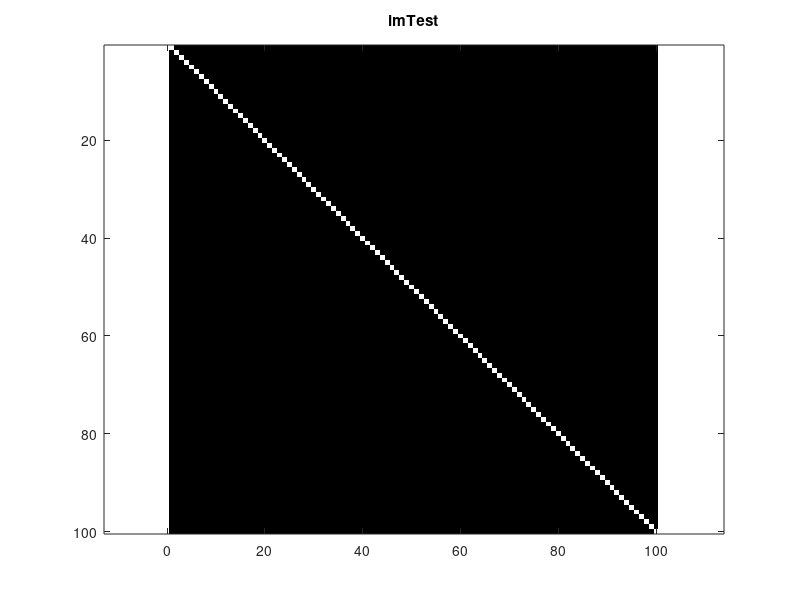
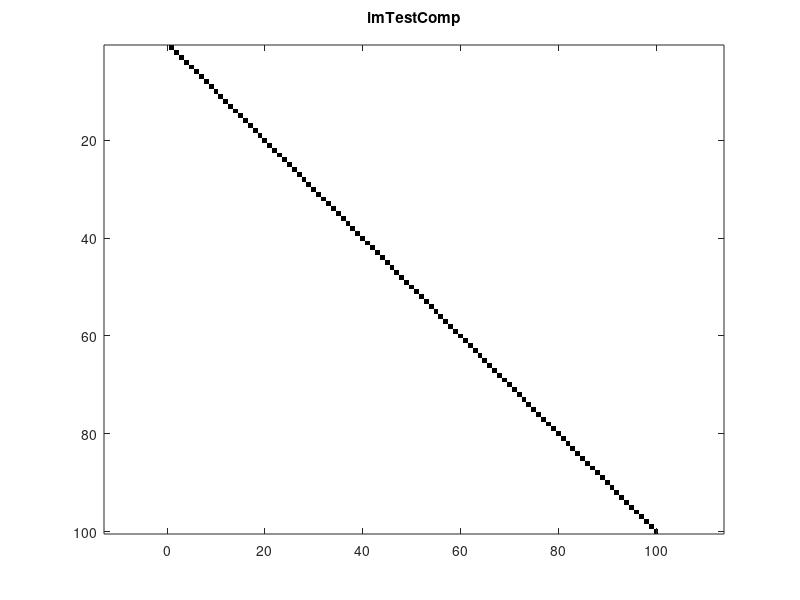
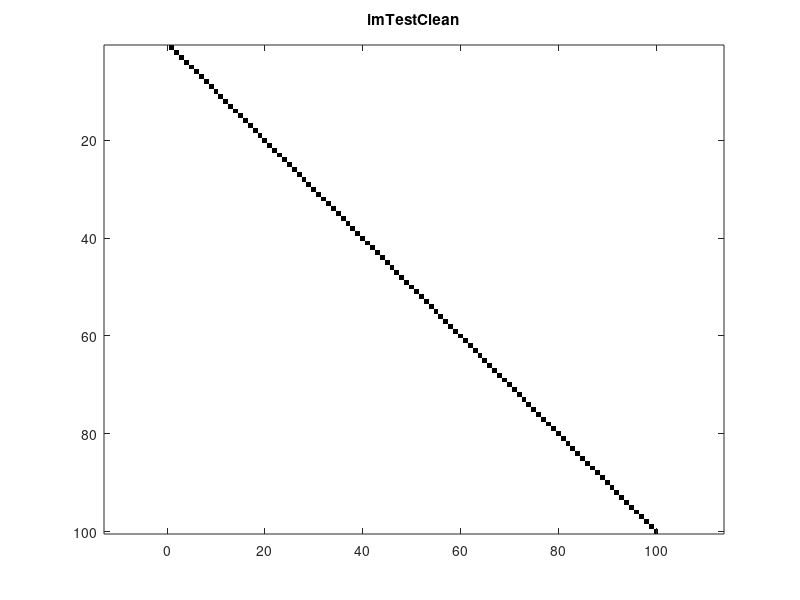

Source code (MATLAB) for these figures, in order: (Note: this script raises an error after producing the figures.)
close all ; 

%   image size 
nx = 100 ; 
ny = nx ; 

%   background image size 
nx2 = nx * 3 ; 
ny2 = nx2 ; 

%   position of image in background 
ix = floor(nx2/2 - nx/2) ;
iy = ix ; 

imTest = eye(nx, ny) ; 

figure ; 
imshow(imTest) ;
title({'imTest';''}) ; 
axis on equal tight ; 
box on ; 

imTestComp = imcomplement(imTest) ; 
imTestCompClean = bwmorph(imTestComp, 'clean') ; 
imTestBackground = ones(nx2, ny2) ; 
imTestBackground(ix:ix+nx-1, iy:iy+ny-1) = imTestCompClean ; 

figure ; 
imshow(imTestComp) ;
title({'imTestComp';''}) ; 
axis on equal tight ; 
box on ; 

figure ; 
imshow(imTestCompClean) ;
title({'imTestClean';''}) ; 
axis on equal tight ; 
box on ; 

figure ; 
bwmap = [ 0, 0, 0 ; 1, 1, 1 ] ; 
colormap(bwmap) ; 
imshow(imTestBackground) ;
axis equal tight off ; 
print -dbmp256 'testImage.bmp' ; 

imInfo = imfinfo('testImage.bmp') ; 
disp(imInfo) ; 
